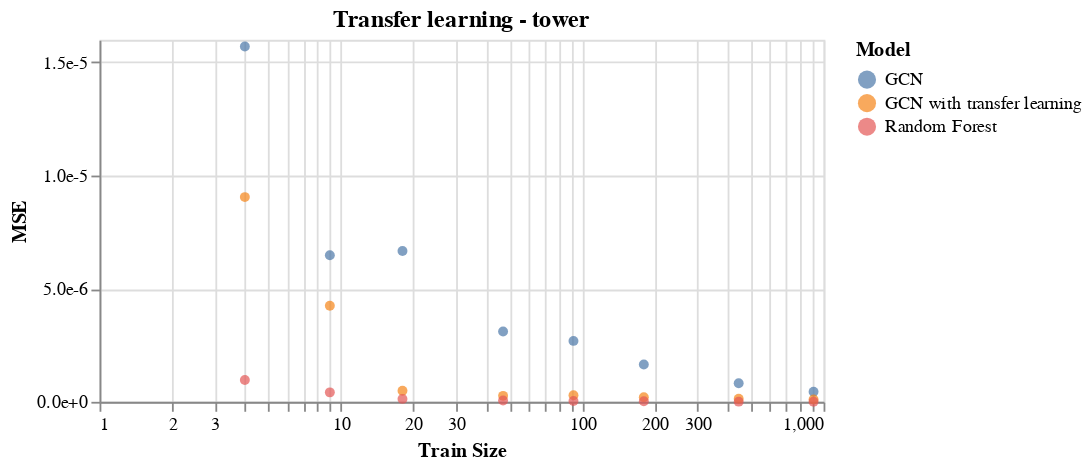

Notebook source saved alongside this figure:
### Code cell
alt.Chart(df[df.Set=='Test']).mark_circle().encode(
    x=alt.X('Train Size:Q', scale=alt.Scale(type='log')),
    y=alt.Y('mse:Q', title='MSE', scale=alt.Scale(), axis=alt.Axis(format='.1e')),
    color='Model',
    tooltip=['Model', 'mse']
).properties(width=400, height=200, title='Transfer learning - tower')

### Figure 1 — Vega-Lite specification as saved in the notebook (floating-point values rounded to 4 significant figures)
{"config": {"view": {"continuousWidth": 400, "continuousHeight": 300}}, "data": {"name": "data-67bcb45ddd6545efd3bf16d556b50366"}, "mark": "circle", "encoding": {"color": {"type": "nominal", "field": "Model"}, "tooltip": [{"type": "nominal", "field": "Model"}, {"type": "quantitative", "field": "mse"}], "x": {"type": "quantitative", "field": "Train Size", "scale": {"type": "log"}}, "y": {"type": "quantitative", "axis": {"format": ".1e"}, "field": "mse", "scale": {}, "title": "MSE"}}, "height": 200, "title": "Transfer learning - tower", "width": 400, "$schema": "https://vega.github.io/schema/vega-lite/v4.8.1.json", "datasets": {"data-67bcb45ddd6545efd3bf16d556b50366": [{"mse": 1.649e-06, "mae": 0.001022, "mre": 0.06241, "peakR2": 0.4686, "maxAggR2": 0.5066, "meanAggR2": -4.294, "minAggR2": -30.47, "Model": "GCN", "Set": "Test", "Train Size": 180}, {"mse": 2.062e-07, "mae": 0.0003684, "mre": 0.02423, "peakR2": 0.9452, "maxAggR2": 0.9456, "meanAggR2": 0.2311, "minAggR2": -1.78, "Model": "GCN with transfer learning", "Set": "Test", "Train Size": 180}, {"mse": 2.27e-08, "mae": 7.289e-05, "mre": 0.003875, "peakR2": 0.989, "maxAggR2": 1.0, "meanAggR2": 0.982, "minAggR2": 0.9601, "Model": "Random Forest", "Set": "Test", "Train Size": 180}, {"mse": 8.244e-07, "mae": 0.0007101, "mre": 0.0437, "peakR2": 0.6912, "maxAggR2": 0.7416, "meanAggR2": -1.697, "minAggR2": -27.94, "Model": "GCN", "Set": "Test", "Train Size": 445}, {"mse": 1.338e-07, "mae": 0.0002875, "mre": 0.01839, "peakR2": 0.9513, "maxAggR2": 0.9754, "meanAggR2": 0.4379, "minAggR2": -0.7406, "Model": "GCN with transfer learning", "Set": "Test", "Train Size": 445}, {"mse": 8.267e-09, "mae": 4.557e-05, "mre": 0.002399, "peakR2": 0.995, "maxAggR2": 1.0, "meanAggR2": 0.9931, "minAggR2": 0.982, "Model": "Random Forest", "Set": "Test", "Train Size": 445}, {"mse": 6.481e-06, "mae": 0.001713, "mre": 0.09612, "peakR2": -1.698, "maxAggR2": 0.0, "meanAggR2": -15.61, "minAggR2": -100.3, "Model": "GCN", "Set": "Test", "Train Size": 9}, {"mse": 4.247e-06, "mae": 0.00142, "mre": 0.08718, "peakR2": -0.364, "maxAggR2": 0.7063, "meanAggR2": -14.07, "minAggR2": -121.4, "Model": "GCN with transfer learning", "Set": "Test", "Train Size": 9}, {"mse": 4.176e-07, "mae": 0.0003246, "mre": 0.01569, "peakR2": 0.7066, "maxAggR2": 1.0, "meanAggR2": 0.698, "minAggR2": 0.2756, "Model": "Random Forest", "Set": "Test", "Train Size": 9}, {"mse": 2.693e-06, "mae": 0.001146, "mre": 0.06958, "peakR2": 0.147, "maxAggR2": 0.4979, "meanAggR2": -8.559, "minAggR2": -91.72, "Model": "GCN", "Set": "Test", "Train Size": 92}, {"mse": 2.888e-07, "mae": 0.0004213, "mre": 0.02626, "peakR2": 0.9161, "maxAggR2": 0.9312, "meanAggR2": -0.1369, "minAggR2": -2.912, "Model": "GCN with transfer learning", "Set": "Test", "Train Size": 92}, {"mse": 3.482e-08, "mae": 9.454e-05, "mre": 0.005039, "peakR2": 0.9836, "maxAggR2": 1.0, "meanAggR2": 0.9698, "minAggR2": 0.9386, "Model": "Random Forest", "Set": "Test", "Train Size": 92}, {"mse": 3.107e-06, "mae": 0.001381, "mre": 0.09101, "peakR2": 0.6969, "maxAggR2": 0.7034, "meanAggR2": -14.81, "minAggR2": -122.6, "Model": "GCN", "Set": "Test", "Train Size": 47}, {"mse": 2.633e-07, "mae": 0.0004133, "mre": 0.02698, "peakR2": 0.9512, "maxAggR2": 0.9507, "meanAggR2": -0.06793, "minAggR2": -3.299, "Model": "GCN with transfer learning", "Set": "Test", "Train Size": 47}, {"mse": 5.793e-08, "mae": 0.0001347, "mre": 0.007174, "peakR2": 0.9661, "maxAggR2": 1.0, "meanAggR2": 0.9468, "minAggR2": 0.8603, "Model": "Random Forest", "Set": "Test", "Train Size": 47}, {"mse": 1.57e-05, "mae": 0.002829, "mre": 0.1625, "peakR2": -0.2234, "maxAggR2": 0.0, "meanAggR2": -109.5, "minAggR2": -1061.0, "Model": "GCN", "Set": "Test", "Train Size": 4}, {"mse": 9.048e-06, "mae": 0.001862, "mre": 0.09396, "peakR2": -5.696, "maxAggR2": 0.173, "meanAggR2": -7.994, "minAggR2": -30.04, "Model": "GCN with transfer learning", "Set": "Test", "Train Size": 4}, {"mse": 9.649e-07, "mae": 0.0004696, "mre": 0.023, "peakR2": 0.2682, "maxAggR2": 1.0, "meanAggR2": 0.4255, "minAggR2": -0.03378, "Model": "Random Forest", "Set": "Test", "Train Size": 4}, {"mse": 4.434e-07, "mae": 0.0005079, "mre": 0.03072, "peakR2": 0.7686, "maxAggR2": 0.9141, "meanAggR2": -0.1084, "minAggR2": -11.34, "Model": "GCN", "Set": "Test", "Train Size": 909}, {"mse": 1.076e-07, "mae": 0.0002489, "mre": 0.01534, "peakR2": 0.9666, "maxAggR2": 0.9756, "meanAggR2": 0.4256, "minAggR2": -2.269, "Model": "GCN with transfer learning", "Set": "Test", "Train Size": 909}, {"mse": 4.434e-09, "mae": 3.251e-05, "mre": 0.001698, "peakR2": 0.9971, "maxAggR2": 1.0, "meanAggR2": 0.9959, "minAggR2": 0.9889, "Model": "Random Forest", "Set": "Test", "Train Size": 909}, {"mse": 6.663e-06, "mae": 0.001961, "mre": 0.1114, "peakR2": -2.133, "maxAggR2": 0.0, "meanAggR2": -13.67, "minAggR2": -80.27, "Model": "GCN", "Set": "Test", "Train Size": 18}, {"mse": 4.891e-07, "mae": 0.0005086, "mre": 0.03088, "peakR2": 0.8229, "maxAggR2": 0.8301, "meanAggR2": -0.7093, "minAggR2": -7.715, "Model": "GCN with transfer learning", "Set": "Test", "Train Size": 18}, {"mse": 1.289e-07, "mae": 0.000216, "mre": 0.01149, "peakR2": 0.9343, "maxAggR2": 1.0, "meanAggR2": 0.8598, "minAggR2": 0.6804, "Model": "Random Forest", "Set": "Test", "Train Size": 18}]}}
